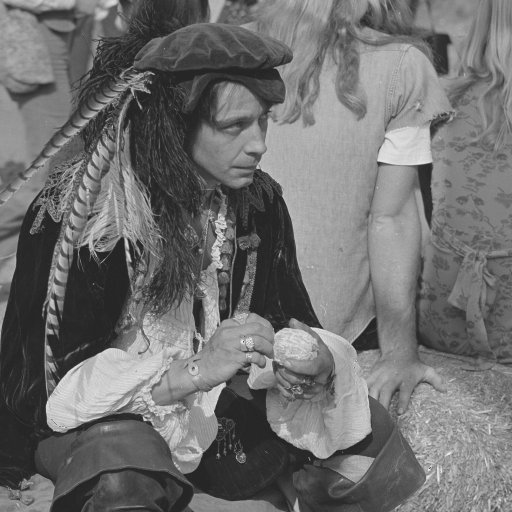
#> input picture Final/pirate.tif, 512 x 512 px
$ python 'bhargav_ 17143.py'
#> lines starting #> are read from the running program, lines starting #| are printed output that depends on the picture; after the words box and inside, x2 and y2 are one past the last pixel; in counts of white or black regions, pixels touching at a corner belong together
# -*- coding: utf-8 -*-
"""
Created on Sat Nov  9 17:06:11 2019

@author: Personal
"""

import numpy as np
from matplotlib import pyplot as plt
import matplotlib.image as mpimg
from matplotlib.widgets import RadioButtons
from matplotlib.widgets import Slider
import cv2 as cv
from PIL import Image
from scipy import signal
from numpy import linalg as LA


def DFT(a,n):
    x,y=np.meshgrid(np.arange(0,a.shape[0],1),np.arange(0,n,1))
    dftm=np.exp(-((1j*np.pi*2*x*y)/n))
    mm=np.zeros((n,a.shape[0]),dtype=complex)
    nn=np.zeros((a.shape[1],n),dtype=complex)
    image2=np.zeros((n,n),dtype=complex)
    mm=np.matmul(dftm,a)
    nn=np.transpose(mm)
    image2=np.matmul(dftm,nn)
    image2=np.transpose(image2)
    return image2
def idft(b,p):
    ifft=np.conjugate(b)
    ifft=DFT(ifft,p)
    ifft=np.conjugate(ifft)/(p*p)
    ifft=ifft.real.astype(dtype=int)
    return ifft


a=cv.imread('pirate.tif',cv.IMREAD_GRAYSCALE)
#> a is the input picture: shape (512, 512); min 36, max 241, mean 111.6
H4=np.array([[0,14,3,13],[11,5,8,6],[12,2,15,1],[7,9,4,10]])
H2=np.array([[0,2],[3,1]])
N= int(input('enter type: 1 for H4,  2 for H2 '))
#> the answer given: 1
DFT_img=DFT(a,2048)

DFT_H4=DFT(H4,4)
DFT_H2=DFT(H2,2)
if(N==1):
    Filter=DFT_H4
elif(N==2):
    Filter=DFT_H2

dummy=np.zeros([int(DFT_img.shape[0]/Filter.shape[0]),int(DFT_img.shape[1]/Filter.shape[1])])
for i in range(0,DFT_img.shape[0],Filter.shape[0]):
    for j in range(0,DFT_img.shape[1],Filter.shape[1]):
        dummy[int(i/Filter.shape[0]),int(j/Filter.shape[1])]=np.sum(DFT_img[i:i+Filter.shape[0],j:j+Filter.shape[1]]*Filter)


Recon_img=idft(dummy,512)
#> in idft, `ifft=ifft.real.astype(dtype=int)`:
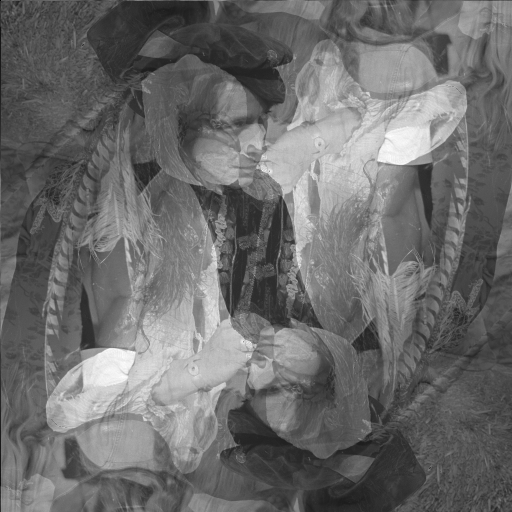
#> ifft: shape (512, 512) int64; min 0, max 37825, mean 16087.7; drawn with min black and max white
plt.figure()
plt.subplot(121)
ip=plt.imshow(a, cmap='gray')
plt.title('PIRATE IMAGE')#,plt.xticks([]),plt.yticks([])
plt.subplot(122)
op=plt.imshow(Recon_img, cmap='gray')
plt.title('halftoned image'),plt.xticks([]),plt.yticks([])

Recon_img=np.array(Recon_img*255/np.max(Recon_img))
c=Recon_img+np.random.normal(0,np.sqrt(10),(512,512))
out_img =c.copy()
out_img[out_img > 255] = 255
#> out_img: shape (512, 512) float64; min 5.58, max 255, mean 108.5
out_img[out_img < 0] = 0
out_img[out_img < 127] = 0
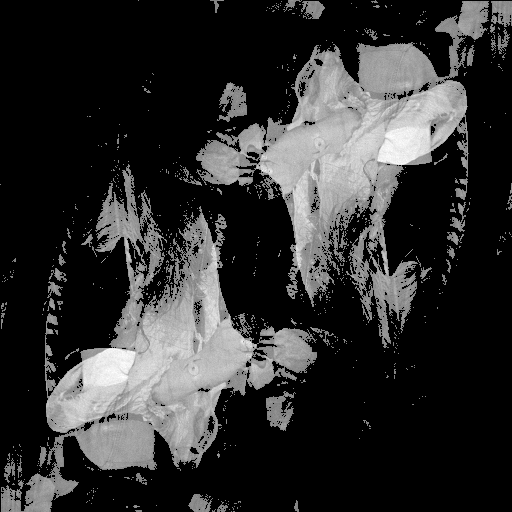
#> out_img: shape (512, 512) float64; min 0, max 255, mean 48.6
out_img[out_img > 127] = 1
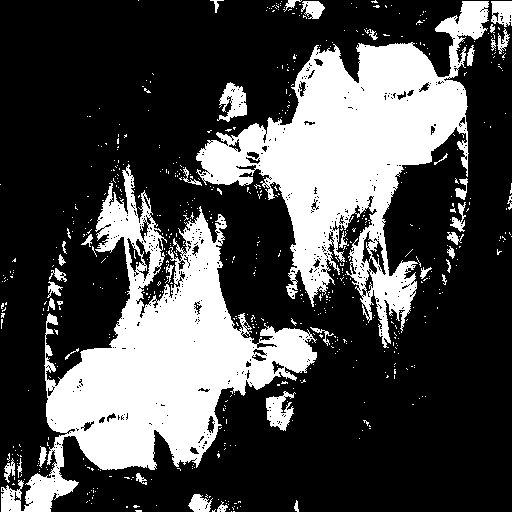
#> out_img: shape (512, 512) float64; values 0 (black) and 1 (white), 29.4% white; 633 white regions (592 under 20 px), largest, box (x1, y1, x2, y2) and area: (1, 164, 317, 512) 35637, (196, 1, 489, 348) 35121, (217, 82, 247, 122) 670

plt.figure()
plt.subplot(121)
plt.imshow(out_img, cmap='gray')
plt.title('one bit qunatised')#,plt.xticks([]),plt.yticks([])
out_img[out_img ==0] = 64
out_img[out_img ==1] = 192
plt.subplot(122)
plt.imshow(out_img, cmap='gray', vmin=0,vmax=255)
plt.title('quatization as Gray')
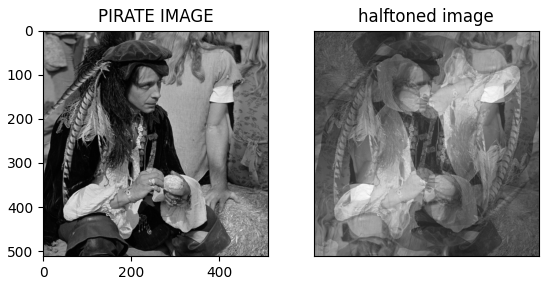
#> figure drawn by matplotlib, 2 panels

$ run again, with Final/RiceGrains.tif copied over Final/pirate.tif
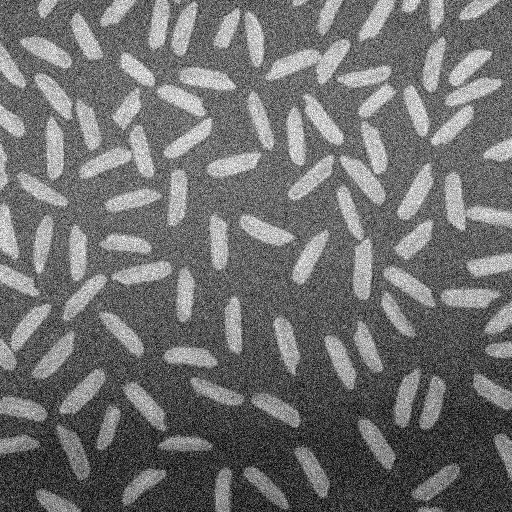
#> input picture Final/RiceGrains.tif, 512 x 512 px
#> a is the input picture: shape (512, 512); min 0, max 255, mean 111.3
#> `out_img[out_img > 127] = 1`:
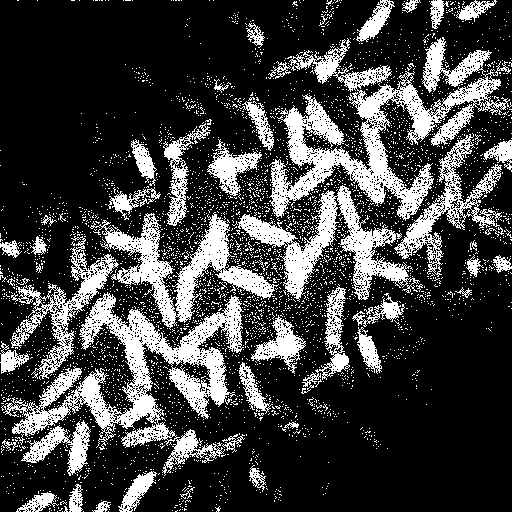
#> out_img: shape (512, 512) float64; values 0 (black) and 1 (white), 24.9% white; 4119 white regions (4062 under 20 px), largest, box (x1, y1, x2, y2) and area: (269, 37, 512, 221) 13271, (1, 292, 244, 476) 11851, (90, 212, 279, 330) 5859
#> `plt.title('quatization as Gray')`:
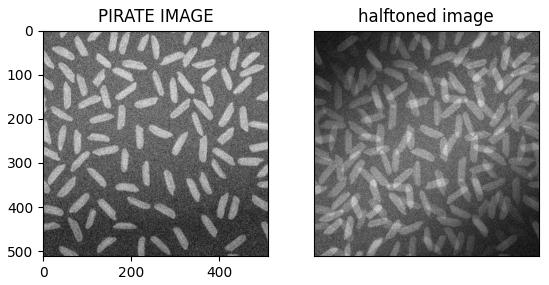
#> figure drawn by matplotlib, 2 panels
